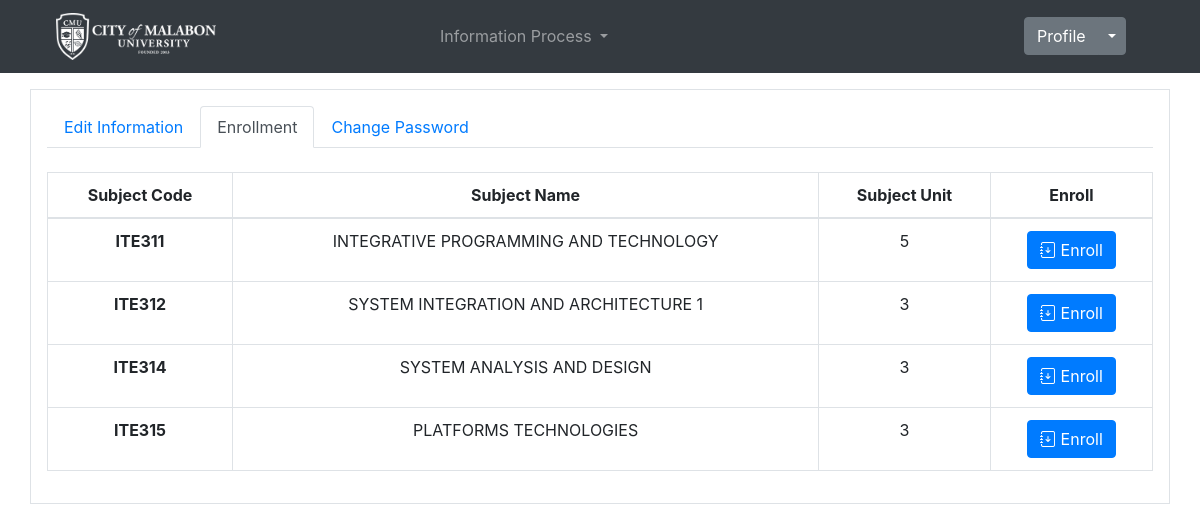
The page /student/enroll.php (signed in) on the database its author committed.
### tables this page shows
CREATE TABLE `tblsubinfo` (
  `SubID` int(11) NOT NULL,
  `SubCode` varchar(255) NOT NULL,
  `SubName` varchar(255) NOT NULL,
  `SubUnit` int(11) NOT NULL,
  `SubSec` varchar(255) NOT NULL,
  `SubSem` varchar(255) NOT NULL,
  `SubAY` varchar(255) NOT NULL,
  `ProfID` int(11) NOT NULL
);

### student/enroll.php (the view, shortened to what this page needs)
<?php include_once "navbar.php"; ?>
<!DOCTYPE html>
<html>
<head>
</head>
<body>
	<form method="post">
		<div class="container p-3 my-3 border">
			<ul class="nav nav-tabs">
				<li class="nav-item">
					<a class="nav-link" href="studentinfo.php">Edit Information</a>
				</li>
				<li class="nav-item">
					<a class="nav-link active" href="#">Enrollment</a>
				</li>
				<li class="nav-item">
					<a class="nav-link" href="changepass.php">Change Password</a>
				</li>
			</ul>
			<table class="table table-bordered mt-4 text-center">
				<thead>
					<tr>
						<th scope="col">Subject Code</th>
						<th scope="col">Subject Name</th>
						<th scope="col">Subject Unit</th>
						<th scope="col">Enroll</th>
					</tr>
				</thead>
				<tbody>
					<?php
					$StudentID = $_SESSION['StudentID'];
					$section = mysqli_fetch_assoc(mysqli_query($db, "SELECT StdSec FROM tblacadinfo WHERE StdID = '$StudentID'"));
					$sec = $section['StdSec'];
					$subs = mysqli_query($db, "SELECT * FROM tblsubinfo WHERE SubSec = '$sec' AND tblsubinfo.SubID NOT IN (SELECT tblgrades.SubID FROM tblgrades)");
					while($subenroll = mysqli_fetch_assoc($subs)){
						?>
						<tr>
							<th><?php echo $subenroll['SubCode']; ?></th>
							<td><?php echo $subenroll['SubName']; ?></td>
							<td><?php echo $subenroll['SubUnit']; ?></td>
							<td><button class="btn btn-primary" name="enroll" value="<?php echo $subenroll['SubID']; ?>" onclick="return confirm('Are you sure you want to enroll this subject?')"><i class="bi bi-journal-arrow-down"></i> Enroll</button></td>
						</tr>
						<?php
					}
					?>
				</tbody>
			</table>
		</div>
	</form>
</body>
</html>

### rows shown on the page
tblsubinfo: SubCode "ITE311", SubName "INTEGRATIVE PROGRAMMING AND TECHNOLOGY", SubUnit "5", $subenroll['SubID'] 1 (drawn)
tblsubinfo: SubCode "ITE312", SubName "SYSTEM INTEGRATION AND ARCHITECTURE 1", SubUnit "3", $subenroll['SubID'] 2 (drawn)
tblsubinfo: SubCode "ITE314", SubName "SYSTEM ANALYSIS AND DESIGN", SubUnit "3"
tblsubinfo: SubCode "ITE315", SubName "PLATFORMS TECHNOLOGIES", SubUnit "3", $subenroll['SubID'] 4 (drawn)
